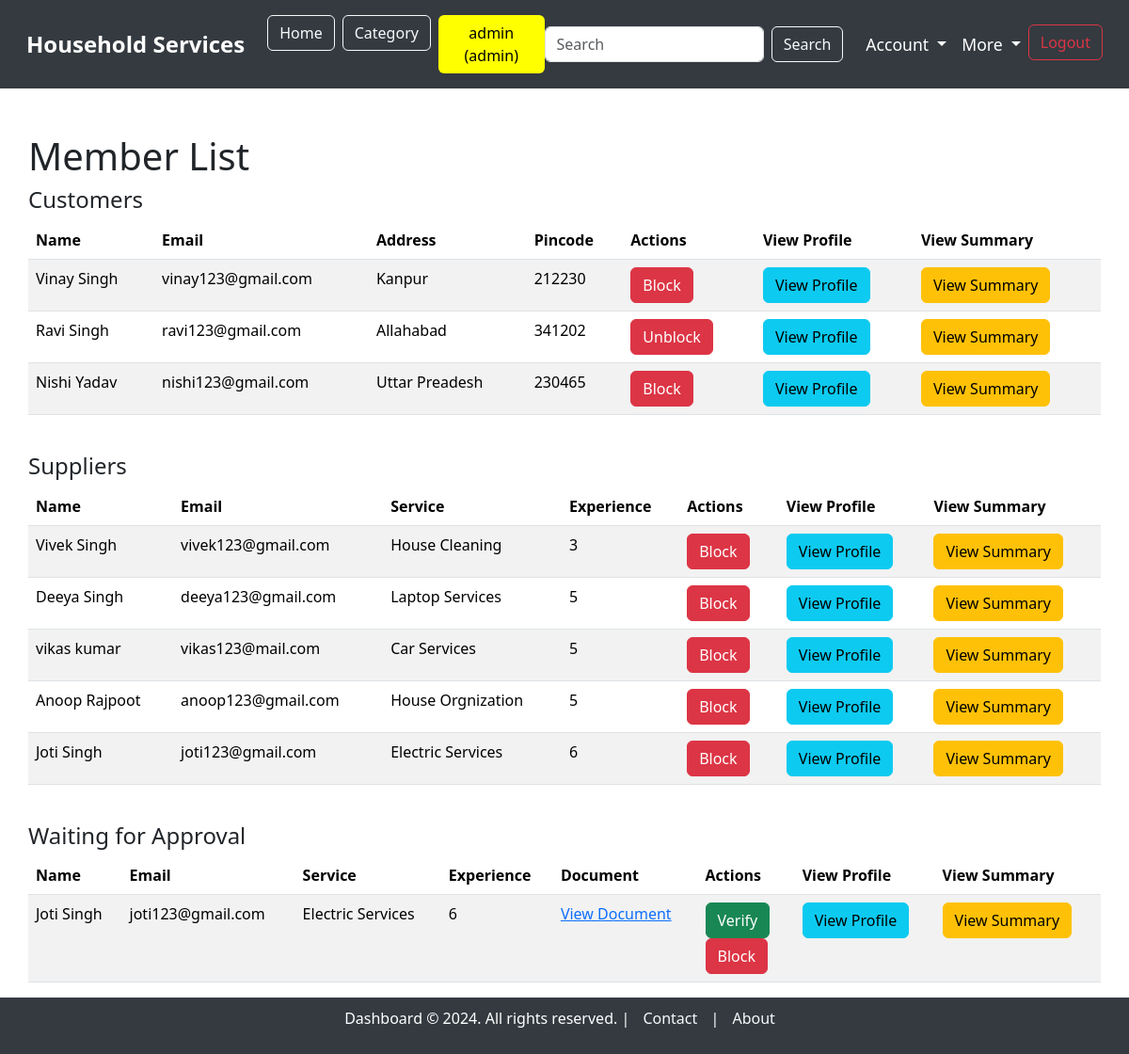
The app's page /admin/members (signed in), older data.
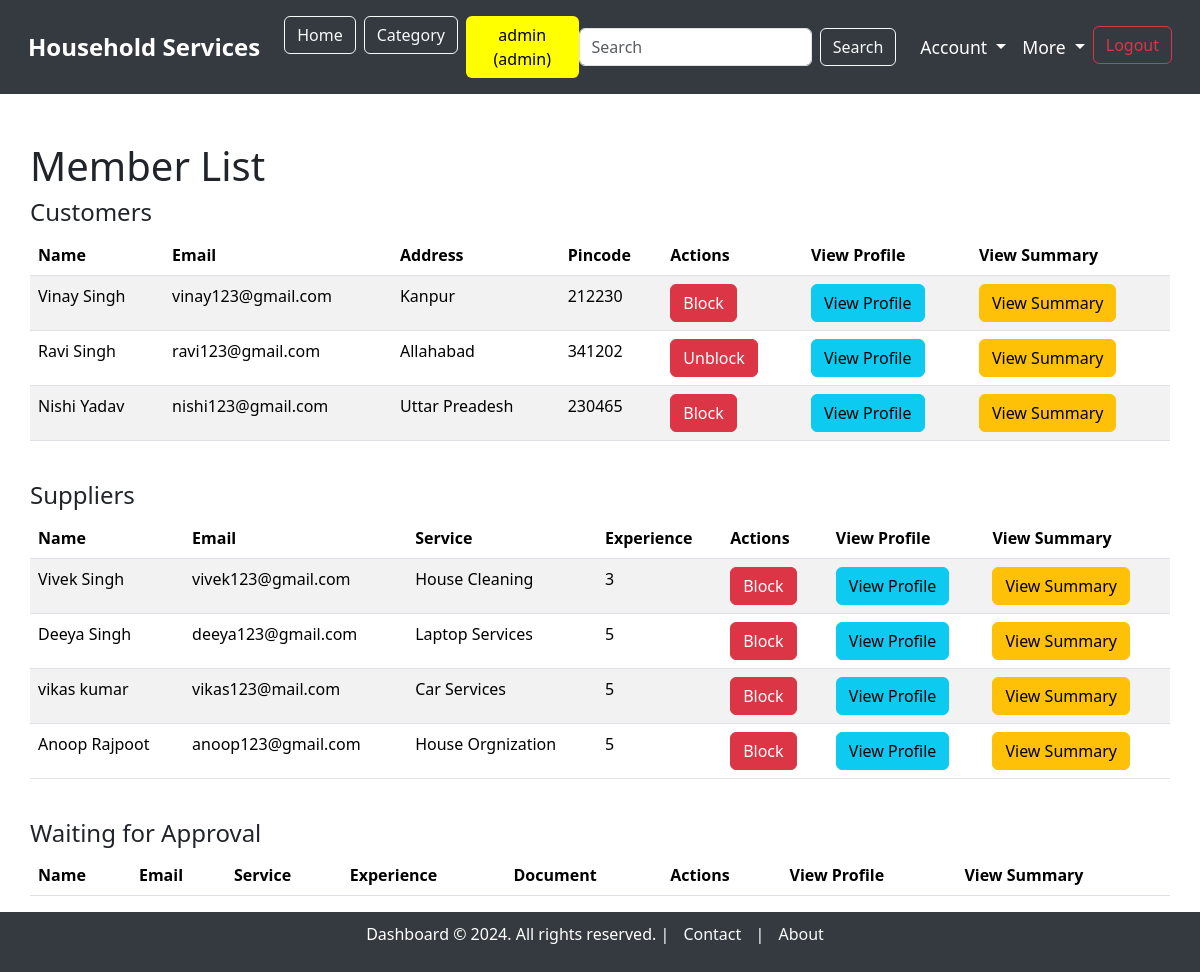
The same page, newer data.
### model.py (models this page shows, shortened)
class User(db.Model):
    __tablename__ = "users"
    user_id = db.Column(db.Integer, autoincrement=True, primary_key=True)
    full_name = db.Column(db.String, nullable=False)
    username = db.Column(db.String, unique=True, nullable=False)
    email = db.Column(db.String, unique=True, nullable=False)
    password = db.Column(db.String, nullable=False)
    address = db.Column(db.String, nullable=False)
    pincode = db.Column(db.String, nullable=False)
    role = db.Column(db.String, nullable=False)  # 'customer' or 'supplier'
    service_name = db.Column(db.String, nullable=False)  # Only applicable if the user is a supplier
    experience_years = db.Column(db.Integer)  # Only applicable if the user is a supplier
    document = db.Column(db.String)  # Path or name of the uploaded document, only for suppliers
    is_verified = db.Column(db.Boolean, default=False)  # For supplier verification
    is_blocked = db.Column(db.Boolean, default=False)  # For blocking/unblocking users

### main.py (the view)
@app.route('/admin/members')
@login_required("admin")
def member_list():
    customers = User.query.filter_by(role='customer').all()
    suppliers = User.query.filter_by(role='supplier').all()
    waiting_approval = User.query.filter_by(role='supplier', is_verified=False).all()
    return render_template('admin/member_list.html', customers=customers, suppliers=suppliers, waiting_approval=waiting_approval)

### main.py (called while the page is built)
def login_required(roles):
    def wrapper(original):
        @wraps(original)
        def inner(*args, **kwargs):
            role_list = roles.split(', ')
            if session.get("username") and session.get("role") in role_list:
                return original(*args, **kwargs)
            else:
                flash(f"You need to login as one of the following roles: {', '.join(role_list)}", "warning")
                return redirect(url_for("login"))
        return inner
    return wrapper

### templates/admin/member_list.html (shortened to what this page needs)
{% extends 'base_dashboard.html' %}
{% block content %}
<div class="container mt-5">
    <h1>Member List</h1>
    <h4>Customers</h4>
    <table class="table table-striped">
        <thead>
            <tr>
                <th>Name</th>
                <th>Email</th>
                <th>Address</th>
                <th>Pincode</th>
                <th>Actions</th>
                <th>View Profile</th>
                <th>View Summary</th>
            </tr>
        </thead>
        <tbody>
            {% for customer in customers %}
            <tr>
                <td>{{ customer.full_name }}</td>
                <td>{{ customer.email }}</td>
                <td>{{ customer.address }}</td>
                <td>{{ customer.pincode }}</td>
                <td>
                    <form action="{{ url_for('block_user', user_id=customer.user_id) }}" method="POST" style="margin-right: 5px;">
                        <button type="submit" class="btn btn-danger">{{ 'Unblock' if customer.is_blocked else 'Block' }}</button>
                    </form>
                </td>
                <td>
                    <a href="{{ url_for('profile', user_id=customer.user_id) }}" class="btn btn-info">View Profile</a>
                </td>
                <td>
                    <a href="{{ url_for('customer_summary', user_id=customer.user_id) }}" class="btn btn-warning">View Summary</a>
                </td>
            </tr>
            {% endfor %}
        </tbody>
    </table>
    <br>
    <h4>Suppliers</h4>
    <table class="table table-striped">
        <thead>
            <tr>
                <th>Name</th>
                <th>Email</th>
                <th>Service</th>
                <th>Experience</th>
                <th>Actions</th>
                <th>View Profile</th>
                <th>View Summary</th>
            </tr>
        </thead>
        <tbody>
            {% for supplier in suppliers %}
            <tr>
                <td>{{ supplier.full_name }}</td>
                <td>{{ supplier.email }}</td>
                <td>{{ supplier.service_name }}</td>
                <td>{{ supplier.experience_years }}</td>
                <td>
                    <form action="{{ url_for('block_user', user_id=supplier.user_id) }}" method="POST" style="margin-right: 5px;">
                        <button type="submit" class="btn btn-danger">{{ 'Unblock' if supplier.is_blocked else 'Block' }}</button>
                    </form>
                </td>
                <td>
                    <a href="{{ url_for('profile', user_id=supplier.user_id) }}" class="btn btn-info">View Profile</a>
                </td>
                <td>
                    <a href="{{ url_for('supplier_summary', user_id=supplier.user_id) }}" class="btn btn-warning">View Summary</a>
                </td>
            </tr>
            {% endfor %}
        </tbody>
    </table>
    <br>
    <h4>Waiting for Approval</h4>
    <table class="table table-striped">
        <thead>
            <tr>
                <th>Name</th>
                <th>Email</th>
                <th>Service</th>
                <th>Experience</th>
                <th>Document</th>
                <th>Actions</th>
                <th>View Profile</th>
                <th>View Summary</th>
            </tr>
        </thead>
        <tbody>
            {% for supplier in waiting_approval %}
            <tr>
                <td>{{ supplier.full_name }}</td>
                <td>{{ supplier.email }}</td>
                <td>{{ supplier.service_name }}</td>
                <td>{{ supplier.experience_years }}</td>
                <td><a href="{{ url_for('static', filename='uploads/' + supplier.document) }}" target="_blank">View Document</a></td>
                <td>
                    <form action="{{ url_for('verify_supplier', user_id=supplier.user_id) }}" method="POST" style="margin-right: 5px;">
                        <button type="submit" class="btn btn-success">Verify</button>
                    </form>
                    <form action="{{ url_for('block_user', user_id=supplier.user_id) }}" method="POST" style="margin-right: 5px;">
                        <button type="submit" class="btn btn-danger">{{ 'Unblock' if supplier.is_blocked else 'Block' }}</button>
                    </form>
                </td>
                <td>
                    <a href="{{ url_for('profile', user_id=supplier.user_id) }}" class="btn btn-info">View Profile</a>
                </td>
                <td>
                    <a href="{{ url_for('supplier_summary', user_id=supplier.user_id) }}" class="btn btn-warning">View Summary</a>
                </td>
            </tr>
            {% endfor %}
        </tbody>
    </table>
</div>
{% endblock %}

### templates/base_dashboard.html (shortened to what this page needs)
<!DOCTYPE html>
<html lang="en">
<head>
    <link href="https://cdn.jsdelivr.net/npm/bootstrap@5.3.3/dist/css/bootstrap.min.css" rel="stylesheet"
>
    <link rel="stylesheet" href="https://cdnjs.cloudflare.com/ajax/libs/font-awesome/5.15.4/css/all.min.css">
</head>
<body>
    <nav class="navbar navbar-expand-lg">
        <div class="container-fluid">
            <a class="navbar-brand" href="/">Household Services</a>
            <div class="collapse navbar-collapse" id="navbarNavDropdown">
                <ul class="navbar-nav me-auto mb-2 mb-lg-0">
                    <li class="nav-item">
                        <a class="btn btn-outline-light ms-2" href="/">Home</a>
                    </li>
                    <li class="nav-item">
                        <a class="btn btn-outline-light ms-2" href="{{ url_for('category_dashboard') }}">Category</a>
                    </li>
                    {% if session.get('username') %}
                    <li class="nav-item">
                        <span class="btn ms-2" style="background-color: yellow; color: black;">
                            {{ session.get('username') }} ({{ session.get('role') }})
                        </span>
                    </li>
                    {% endif %}
                </ul>
                <form class="d-flex me-3" action="/search" method="GET">
                    <input class="form-control me-2" type="search" name="query" placeholder="Search" aria-label="Search">
                    <button class="btn btn-outline-light" type="submit">Search</button>
                </form>
                <ul class="navbar-nav">
                    {% if session.get('username') %}
                        <li class="nav-item dropdown">
                            <a class="nav-link dropdown-toggle" href="#" id="accountDropdown" role="button"
                                data-bs-toggle="dropdown" aria-expanded="false">
                                Account
                            </a>
                        </li>
                        <li class="nav-item dropdown">
                            <a class="nav-link dropdown-toggle" href="#" id="moreDropdown" role="button"
                                data-bs-toggle="dropdown" aria-expanded="false">
                                More
                            </a>
                        </li>
                        <li class="nav-item">
                            <form action="{{ url_for('logout') }}" method="POST" class="d-inline">
                                <button type="submit" class="btn btn-outline-danger">Logout</button>
                            </form>
                        </li>
                    {% else %}
                        <li class="nav-item">
                            <a class="btn btn-outline-primary" href="/login">Login</a>
                        </li>
                    {% endif %}
                </ul>
            </div>
        </div>
    </nav>
    <div class="container mt-5" style="min-height: 80vh;">
        {% block content %}
        {% endblock %}
    </div>
    <footer>
        <p>Dashboard © 2024. All rights reserved. |
            <a href="/contact">Contact</a> |
            <a href="/about">About</a>
        </p>
    </footer>
</body>
</html>

### templates/base_dashboard.html (style rules this page uses)
.navbar-brand { font-weight: bold; font-size: 1.5rem; }
.nav-item .nav-link { font-size: 1.1rem; }
.navbar { background-color: #343a40; padding: 1rem; }
.navbar .nav-link, .navbar .navbar-brand { color: white; }
footer { background-color: #343a40; color: white; padding: 10px 0; text-align: center; width: 100%; position: relative; bottom: 0; }
footer a { color: #f8f9fa; margin: 0 10px; text-decoration: none; }
body { overflow-x: hidden; }
.container { max-width: 100%; padding: 0 15px; }

Row changes from the older to the newer data that the page shows:
removed User: full_name "Joti Singh", email "joti123@gmail.com", service_name "Electric Services", experience_years "6", is_blocked "Block"
